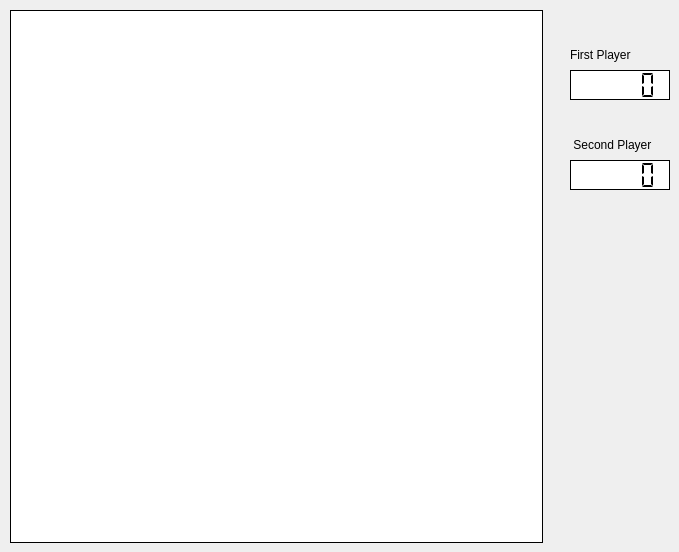
  <widget class="QWidget" name="centralWidget">
   <widget class="QLabel" name="firstPlayer">
    <property name="geometry">
     <rect>
      <x>570</x>
      <y>40</y>
      <width>100</width>
      <height>30</height>
     </rect>
    </property>
    <property name="frameShadow">
     <enum>QFrame::Plain</enum>
    </property>
    <property name="text">
     <string>First Player</string>
    </property>
   </widget>
   <widget class="QLabel" name="secondPlayer">
    <property name="geometry">
     <rect>
      <x>570</x>
      <y>130</y>
      <width>100</width>
      <height>30</height>
     </rect>
    </property>
    <property name="frameShadow">
     <enum>QFrame::Plain</enum>
    </property>
    <property name="text">
     <string> Second Player</string>
    </property>
   </widget>
   <widget class="QFrame" name="ballsFrame">
    <property name="geometry">
     <rect>
      <x>10</x>
      <y>10</y>
      <width>533</width>
      <height>533</height>
     </rect>
    </property>
    <property name="palette">
     <palette>
      <active>
       <colorrole role="WindowText">
        <brush brushstyle="SolidPattern">
         <color alpha="255">
          <red>0</red>
          <green>0</green>
          <blue>0</blue>
         </color>
        </brush>
       </colorrole>
       <colorrole role="Button">
        <brush brushstyle="SolidPattern">
         <color alpha="255">
          <red>255</red>
          <green>255</green>
          <blue>255</blue>
         </color>
        </brush>
       </colorrole>
       <colorrole role="Light">
        <brush brushstyle="SolidPattern">
         <color alpha="255">
          <red>255</red>
          <green>255</green>
          <blue>255</blue>
         </color>
        </brush>
       </colorrole>
       <colorrole role="Midlight">
        <brush brushstyle="SolidPattern">
         <color alpha="255">
          <red>255</red>
          <green>255</green>
          <blue>255</blue>
         </color>
        </brush>
       </colorrole>
       <colorrole role="Dark">
        <brush brushstyle="SolidPattern">
         <color alpha="255">
          <red>127</red>
          <green>127</green>
          <blue>127</blue>
         </color>
        </brush>
       </colorrole>
       <colorrole role="Mid">
        <brush brushstyle="SolidPattern">
         <color alpha="255">
          <red>170</red>
          <green>170</green>
          <blue>170</blue>
         </color>
        </brush>
       </colorrole>
       <colorrole role="Text">
        <brush brushstyle="SolidPattern">
         <color alpha="255">
          <red>0</red>
          <green>0</green>
          <blue>0</blue>
         </color>
        </brush>
       </colorrole>
       <colorrole role="BrightText">
        <brush brushstyle="SolidPattern">
         <color alpha="255">
          <red>255</red>
          <green>255</green>
          <blue>255</blue>
         </color>
        </brush>
       </colorrole>
       <colorrole role="ButtonText">
        <brush brushstyle="SolidPattern">
         <color alpha="255">
          <red>0</red>
          <green>0</green>
          <blue>0</blue>
         </color>
        </brush>
       </colorrole>
       <colorrole role="Base">
        <brush brushstyle="SolidPattern">
         <color alpha="255">
          <red>255</red>
          <green>255</green>
          <blue>255</blue>
         </color>
        </brush>
       </colorrole>
       <colorrole role="Window">
        <brush brushstyle="SolidPattern">
         <color alpha="255">
          <red>255</red>
          <green>255</green>
          <blue>255</blue>
         </color>
        </brush>
       </colorrole>
       <colorrole role="Shadow">
        <brush brushstyle="SolidPattern">
         <color alpha="255">
          <red>0</red>
          <green>0</green>
          <blue>0</blue>
         </color>
        </brush>
       </colorrole>
       <colorrole role="AlternateBase">
        <brush brushstyle="SolidPattern">
         <color alpha="255">
          <red>255</red>
          <green>255</green>
          <blue>255</blue>
         </color>
        </brush>
       </colorrole>
       <colorrole role="ToolTipBase">
        <brush brushstyle="SolidPattern">
         <color alpha="255">
          <red>255</red>
          <green>255</green>
          <blue>220</blue>
         </color>
        </brush>
       </colorrole>
       <colorrole role="ToolTipText">
        <brush brushstyle="SolidPattern">
         <color alpha="255">
          <red>0</red>
          <green>0</green>
          <blue>0</blue>
         </color>
        </brush>
       </colorrole>
      </active>
      <inactive>
       <colorrole role="WindowText">
        <brush brushstyle="SolidPattern">
         <color alpha="255">
          <red>0</red>
          <green>0</green>
          <blue>0</blue>
         </color>
        </brush>
       </colorrole>
       <colorrole role="Button">
        <brush brushstyle="SolidPattern">
         <color alpha="255">
          <red>255</red>
          <green>255</green>
          <blue>255</blue>
         </color>
        </brush>
       </colorrole>
       <colorrole role="Light">
        <brush brushstyle="SolidPattern">
         <color alpha="255">
          <red>255</red>
          <green>255</green>
          <blue>255</blue>
         </color>
        </brush>
       </colorrole>
       <colorrole role="Midlight">
        <brush brushstyle="SolidPattern">
         <color alpha="255">
          <red>255</red>
          <green>255</green>
          <blue>255</blue>
         </color>
        </brush>
       </colorrole>
       <colorrole role="Dark">
        <brush brushstyle="SolidPattern">
         <color alpha="255">
          <red>127</red>
          <green>127</green>
          <blue>127</blue>
         </color>
        </brush>
       </colorrole>
       <colorrole role="Mid">
        <brush brushstyle="SolidPattern">
         <color alpha="255">
          <red>170</red>
          <green>170</green>
          <blue>170</blue>
         </color>
        </brush>
       </colorrole>
       <colorrole role="Text">
        <brush brushstyle="SolidPattern">
         <color alpha="255">
          <red>0</red>
          <green>0</green>
          <blue>0</blue>
         </color>
        </brush>
       </colorrole>
       <colorrole role="BrightText">
        <brush brushstyle="SolidPattern">
         <color alpha="255">
          <red>255</red>
          <green>255</green>
          <blue>255</blue>
         </color>
        </brush>
       </colorrole>
       <colorrole role="ButtonText">
        <brush brushstyle="SolidPattern">
         <color alpha="255">
          <red>0</red>
          <green>0</green>
          <blue>0</blue>
         </color>
        </brush>
       </colorrole>
       <colorrole role="Base">
        <brush brushstyle="SolidPattern">
         <color alpha="255">
          <red>255</red>
          <green>255</green>
          <blue>255</blue>
         </color>
        </brush>
       </colorrole>
       <colorrole role="Window">
        <brush brushstyle="SolidPattern">
         <color alpha="255">
          <red>255</red>
          <green>255</green>
          <blue>255</blue>
         </color>
        </brush>
       </colorrole>
       <colorrole role="Shadow">
        <brush brushstyle="SolidPattern">
         <color alpha="255">
          <red>0</red>
          <green>0</green>
          <blue>0</blue>
         </color>
        </brush>
       </colorrole>
       <colorrole role="AlternateBase">
        <brush brushstyle="SolidPattern">
         <color alpha="255">
          <red>255</red>
          <green>255</green>
          <blue>255</blue>
         </color>
        </brush>
       </colorrole>
       <colorrole role="ToolTipBase">
        <brush brushstyle="SolidPattern">
         <color alpha="255">
          <red>255</red>
          <green>255</green>
          <blue>220</blue>
         </color>
        </brush>
       </colorrole>
       <colorrole role="ToolTipText">
        <brush brushstyle="SolidPattern">
         <color alpha="255">
          <red>0</red>
          <green>0</green>
          <blue>0</blue>
         </color>
        </brush>
       </colorrole>
      </inactive>
      <disabled>
       <colorrole role="WindowText">
        <brush brushstyle="SolidPattern">
         <color alpha="255">
          <red>127</red>
          <green>127</green>
          <blue>127</blue>
         </color>
        </brush>
       </colorrole>
       <colorrole role="Button">
        <brush brushstyle="SolidPattern">
         <color alpha="255">
          <red>255</red>
          <green>255</green>
          <blue>255</blue>
         </color>
        </brush>
       </colorrole>
       <colorrole role="Light">
        <brush brushstyle="SolidPattern">
         <color alpha="255">
          <red>255</red>
          <green>255</green>
          <blue>255</blue>
         </color>
        </brush>
       </colorrole>
       <colorrole role="Midlight">
        <brush brushstyle="SolidPattern">
         <color alpha="255">
          <red>255</red>
          <green>255</green>
          <blue>255</blue>
         </color>
        </brush>
       </colorrole>
       <colorrole role="Dark">
        <brush brushstyle="SolidPattern">
         <color alpha="255">
          <red>127</red>
          <green>127</green>
          <blue>127</blue>
         </color>
        </brush>
       </colorrole>
       <colorrole role="Mid">
        <brush brushstyle="SolidPattern">
         <color alpha="255">
          <red>170</red>
          <green>170</green>
          <blue>170</blue>
         </color>
        </brush>
       </colorrole>
       <colorrole role="Text">
        <brush brushstyle="SolidPattern">
         <color alpha="255">
          <red>127</red>
          <green>127</green>
          <blue>127</blue>
         </color>
        </brush>
       </colorrole>
       <colorrole role="BrightText">
        <brush brushstyle="SolidPattern">
         <color alpha="255">
          <red>255</red>
          <green>255</green>
          <blue>255</blue>
         </color>
        </brush>
       </colorrole>
       <colorrole role="ButtonText">
        <brush brushstyle="SolidPattern">
         <color alpha="255">
          <red>127</red>
          <green>127</green>
          <blue>127</blue>
         </color>
        </brush>
       </colorrole>
       <colorrole role="Base">
        <brush brushstyle="SolidPattern">
         <color alpha="255">
          <red>255</red>
          <green>255</green>
          <blue>255</blue>
         </color>
        </brush>
       </colorrole>
       <colorrole role="Window">
        <brush brushstyle="SolidPattern">
         <color alpha="255">
          <red>255</red>
          <green>255</green>
          <blue>255</blue>
         </color>
        </brush>
       </colorrole>
       <colorrole role="Shadow">
        <brush brushstyle="SolidPattern">
         <color alpha="255">
          <red>0</red>
          <green>0</green>
          <blue>0</blue>
         </color>
        </brush>
       </colorrole>
       <colorrole role="AlternateBase">
        <brush brushstyle="SolidPattern">
         <color alpha="255">
          <red>255</red>
          <green>255</green>
          <blue>255</blue>
         </color>
        </brush>
       </colorrole>
       <colorrole role="ToolTipBase">
        <brush brushstyle="SolidPattern">
         <color alpha="255">
          <red>255</red>
          <green>255</green>
          <blue>220</blue>
         </color>
        </brush>
       </colorrole>
       <colorrole role="ToolTipText">
        <brush brushstyle="SolidPattern">
         <color alpha="255">
          <red>0</red>
          <green>0</green>
          <blue>0</blue>
         </color>
        </brush>
       </colorrole>
      </disabled>
     </palette>
    </property>
    <property name="autoFillBackground">
     <bool>true</bool>
    </property>
    <property name="frameShape">
     <enum>QFrame::Panel</enum>
    </property>
    <property name="frameShadow">
     <enum>QFrame::Plain</enum>
    </property>
   </widget>
   <widget class="QFrame" name="firstScoreFrame">
    <property name="geometry">
     <rect>
      <x>570</x>
      <y>70</y>
      <width>100</width>
      <height>30</height>
     </rect>
    </property>
    <property name="palette">
     <palette>
      <active>
       <colorrole role="WindowText">
        <brush brushstyle="SolidPattern">
         <color alpha="255">
          <red>0</red>
          <green>0</green>
          <blue>0</blue>
         </color>
        </brush>
       </colorrole>
       <colorrole role="Button">
        <brush brushstyle="SolidPattern">
         <color alpha="255">
          <red>255</red>
          <green>255</green>
          <blue>255</blue>
         </color>
        </brush>
       </colorrole>
       <colorrole role="Light">
        <brush brushstyle="SolidPattern">
         <color alpha="255">
          <red>255</red>
          <green>255</green>
          <blue>255</blue>
         </color>
        </brush>
       </colorrole>
       <colorrole role="Midlight">
        <brush brushstyle="SolidPattern">
         <color alpha="255">
          <red>255</red>
          <green>255</green>
          <blue>255</blue>
         </color>
        </brush>
       </colorrole>
       <colorrole role="Dark">
        <brush brushstyle="SolidPattern">
         <color alpha="255">
          <red>127</red>
          <green>127</green>
          <blue>127</blue>
         </color>
        </brush>
       </colorrole>
       <colorrole role="Mid">
        <brush brushstyle="SolidPattern">
         <color alpha="255">
          <red>170</red>
          <green>170</green>
          <blue>170</blue>
         </color>
        </brush>
       </colorrole>
       <colorrole role="Text">
        <brush brushstyle="SolidPattern">
         <color alpha="255">
          <red>0</red>
          <green>0</green>
          <blue>0</blue>
         </color>
        </brush>
       </colorrole>
       <colorrole role="BrightText">
        <brush brushstyle="SolidPattern">
         <color alpha="255">
          <red>255</red>
          <green>255</green>
          <blue>255</blue>
         </color>
        </brush>
       </colorrole>
       <colorrole role="ButtonText">
        <brush brushstyle="SolidPattern">
         <color alpha="255">
          <red>0</red>
          <green>0</green>
          <blue>0</blue>
         </color>
        </brush>
       </colorrole>
       <colorrole role="Base">
        <brush brushstyle="SolidPattern">
         <color alpha="255">
          <red>255</red>
          <green>255</green>
          <blue>255</blue>
         </color>
        </brush>
       </colorrole>
       <colorrole role="Window">
        <brush brushstyle="SolidPattern">
         <color alpha="255">
          <red>255</red>
          <green>255</green>
          <blue>255</blue>
         </color>
        </brush>
       </colorrole>
       <colorrole role="Shadow">
        <brush brushstyle="SolidPattern">
         <color alpha="255">
          <red>0</red>
          <green>0</green>
          <blue>0</blue>
         </color>
        </brush>
       </colorrole>
       <colorrole role="AlternateBase">
        <brush brushstyle="SolidPattern">
         <color alpha="255">
          <red>255</red>
          <green>255</green>
          <blue>255</blue>
         </color>
        </brush>
       </colorrole>
       <colorrole role="ToolTipBase">
        <brush brushstyle="SolidPattern">
         <color alpha="255">
          <red>255</red>
          <green>255</green>
          <blue>220</blue>
         </color>
        </brush>
       </colorrole>
       <colorrole role="ToolTipText">
        <brush brushstyle="SolidPattern">
         <color alpha="255">
          <red>0</red>
          <green>0</green>
          <blue>0</blue>
         </color>
        </brush>
       </colorrole>
      </active>
      <inactive>
       <colorrole role="WindowText">
        <brush brushstyle="SolidPattern">
         <color alpha="255">
          <red>0</red>
          <green>0</green>
          <blue>0</blue>
         </color>
        </brush>
       </colorrole>
       <colorrole role="Button">
        <brush brushstyle="SolidPattern">
         <color alpha="255">
          <red>255</red>
          <green>255</green>
          <blue>255</blue>
         </color>
        </brush>
       </colorrole>
       <colorrole role="Light">
        <brush brushstyle="SolidPattern">
         <color alpha="255">
          <red>255</red>
          <green>255</green>
          <blue>255</blue>
         </color>
        </brush>
       </colorrole>
       <colorrole role="Midlight">
        <brush brushstyle="SolidPattern">
         <color alpha="255">
          <red>255</red>
          <green>255</green>
          <blue>255</blue>
         </color>
        </brush>
       </colorrole>
       <colorrole role="Dark">
        <brush brushstyle="SolidPattern">
         <color alpha="255">
          <red>127</red>
          <green>127</green>
          <blue>127</blue>
         </color>
        </brush>
       </colorrole>
       <colorrole role="Mid">
        <brush brushstyle="SolidPattern">
         <color alpha="255">
          <red>170</red>
          <green>170</green>
          <blue>170</blue>
         </color>
        </brush>
       </colorrole>
       <colorrole role="Text">
        <brush brushstyle="SolidPattern">
         <color alpha="255">
          <red>0</red>
          <green>0</green>
          <blue>0</blue>
         </color>
        </brush>
       </colorrole>
       <colorrole role="BrightText">
        <brush brushstyle="SolidPattern">
         <color alpha="255">
          <red>255</red>
          <green>255</green>
          <blue>255</blue>
         </color>
        </brush>
       </colorrole>
       <colorrole role="ButtonText">
        <brush brushstyle="SolidPattern">
         <color alpha="255">
          <red>0</red>
          <green>0</green>
          <blue>0</blue>
         </color>
        </brush>
       </colorrole>
       <colorrole role="Base">
        <brush brushstyle="SolidPattern">
         <color alpha="255">
          <red>255</red>
          <green>255</green>
          <blue>255</blue>
         </color>
        </brush>
       </colorrole>
       <colorrole role="Window">
        <brush brushstyle="SolidPattern">
         <color alpha="255">
          <red>255</red>
          <green>255</green>
          <blue>255</blue>
         </color>
        </brush>
       </colorrole>
       <colorrole role="Shadow">
        <brush brushstyle="SolidPattern">
         <color alpha="255">
          <red>0</red>
          <green>0</green>
          <blue>0</blue>
         </color>
        </brush>
       </colorrole>
       <colorrole role="AlternateBase">
        <brush brushstyle="SolidPattern">
         <color alpha="255">
          <red>255</red>
          <green>255</green>
          <blue>255</blue>
         </color>
        </brush>
       </colorrole>
       <colorrole role="ToolTipBase">
        <brush brushstyle="SolidPattern">
         <color alpha="255">
          <red>255</red>
          <green>255</green>
          <blue>220</blue>
         </color>
        </brush>
       </colorrole>
       <colorrole role="ToolTipText">
        <brush brushstyle="SolidPattern">
         <color alpha="255">
          <red>0</red>
          <green>0</green>
          <blue>0</blue>
         </color>
        </brush>
       </colorrole>
      </inactive>
      <disabled>
       <colorrole role="WindowText">
        <brush brushstyle="SolidPattern">
         <color alpha="255">
          <red>127</red>
          <green>127</green>
          <blue>127</blue>
         </color>
        </brush>
       </colorrole>
       <colorrole role="Button">
        <brush brushstyle="SolidPattern">
         <color alpha="255">
          <red>255</red>
          <green>255</green>
          <blue>255</blue>
         </color>
        </brush>
       </colorrole>
       <colorrole role="Light">
        <brush brushstyle="SolidPattern">
         <color alpha="255">
          <red>255</red>
          <green>255</green>
          <blue>255</blue>
         </color>
        </brush>
       </colorrole>
       <colorrole role="Midlight">
        <brush brushstyle="SolidPattern">
         <color alpha="255">
          <red>255</red>
          <green>255</green>
          <blue>255</blue>
         </color>
        </brush>
       </colorrole>
       <colorrole role="Dark">
        <brush brushstyle="SolidPattern">
         <color alpha="255">
          <red>127</red>
          <green>127</green>
          <blue>127</blue>
         </color>
        </brush>
       </colorrole>
       <colorrole role="Mid">
        <brush brushstyle="SolidPattern">
         <color alpha="255">
          <red>170</red>
          <green>170</green>
          <blue>170</blue>
         </color>
        </brush>
       </colorrole>
       <colorrole role="Text">
        <brush brushstyle="SolidPattern">
         <color alpha="255">
          <red>127</red>
          <green>127</green>
          <blue>127</blue>
         </color>
        </brush>
       </colorrole>
       <colorrole role="BrightText">
        <brush brushstyle="SolidPattern">
         <color alpha="255">
          <red>255</red>
          <green>255</green>
          <blue>255</blue>
         </color>
        </brush>
       </colorrole>
       <colorrole role="ButtonText">
        <brush brushstyle="SolidPattern">
         <color alpha="255">
          <red>127</red>
          <green>127</green>
          <blue>127</blue>
         </color>
        </brush>
       </colorrole>
       <colorrole role="Base">
        <brush brushstyle="SolidPattern">
         <color alpha="255">
          <red>255</red>
          <green>255</green>
          <blue>255</blue>
         </color>
        </brush>
       </colorrole>
       <colorrole role="Window">
        <brush brushstyle="SolidPattern">
         <color alpha="255">
          <red>255</red>
          <green>255</green>
          <blue>255</blue>
         </color>
        </brush>
       </colorrole>
       <colorrole role="Shadow">
        <brush brushstyle="SolidPattern">
         <color alpha="255">
          <red>0</red>
          <green>0</green>
          <blue>0</blue>
         </color>
        </brush>
       </colorrole>
       <colorrole role="AlternateBase">
        <brush brushstyle="SolidPattern">
         <color alpha="255">
          <red>255</red>
          <green>255</green>
          <blue>255</blue>
         </color>
        </brush>
       </colorrole>
       <colorrole role="ToolTipBase">
        <brush brushstyle="SolidPattern">
         <color alpha="255">
          <red>255</red>
          <green>255</green>
          <blue>220</blue>
         </color>
        </brush>
       </colorrole>
       <colorrole role="ToolTipText">
        <brush brushstyle="SolidPattern">
         <color alpha="255">
          <red>0</red>
          <green>0</green>
          <blue>0</blue>
         </color>
        </brush>
       </colorrole>
      </disabled>
     </palette>
    </property>
    <property name="autoFillBackground">
     <bool>true</bool>
    </property>
    <property name="frameShape">
     <enum>QFrame::NoFrame</enum>
    </property>
    <property name="frameShadow">
     <enum>QFrame::Plain</enum>
    </property>
    <widget class="QLCDNumber" name="firstScore">
     <property name="geometry">
      <rect>
       <x>0</x>
       <y>0</y>
       <width>100</width>
       <height>30</height>
      </rect>
     </property>
     <property name="frameShadow">
      <enum>QFrame::Plain</enum>
     </property>
     <property name="segmentStyle">
      <enum>QLCDNumber::Flat</enum>
     </property>
    </widget>
   </widget>
   <widget class="QFrame" name="secondScoreFrame">
    <property name="geometry">
     <rect>
      <x>570</x>
      <y>160</y>
      <width>100</width>
      <height>30</height>
     </rect>
    </property>
    <property name="palette">
     <palette>
      <active>
       <colorrole role="WindowText">
        <brush brushstyle="SolidPattern">
         <color alpha="255">
          <red>0</red>
          <green>0</green>
          <blue>0</blue>
         </color>
        </brush>
       </colorrole>
       <colorrole role="Button">
        <brush brushstyle="SolidPattern">
         <color alpha="255">
          <red>255</red>
          <green>255</green>
          <blue>255</blue>
         </color>
        </brush>
       </colorrole>
       <colorrole role="Light">
        <brush brushstyle="SolidPattern">
         <color alpha="255">
          <red>255</red>
          <green>255</green>
          <blue>255</blue>
         </color>
        </brush>
       </colorrole>
       <colorrole role="Midlight">
        <brush brushstyle="SolidPattern">
         <color alpha="255">
          <red>255</red>
          <green>255</green>
          <blue>255</blue>
         </color>
        </brush>
       </colorrole>
       <colorrole role="Dark">
        <brush brushstyle="SolidPattern">
         <color alpha="255">
          <red>127</red>
          <green>127</green>
          <blue>127</blue>
         </color>
        </brush>
       </colorrole>
       <colorrole role="Mid">
        <brush brushstyle="SolidPattern">
         <color alpha="255">
          <red>170</red>
          <green>170</green>
          <blue>170</blue>
         </color>
        </brush>
       </colorrole>
       <colorrole role="Text">
        <brush brushstyle="SolidPattern">
         <color alpha="255">
          <red>0</red>
          <green>0</green>
          <blue>0</blue>
         </color>
        </brush>
       </colorrole>
       <colorrole role="BrightText">
        <brush brushstyle="SolidPattern">
         <color alpha="255">
          <red>255</red>
          <green>255</green>
          <blue>255</blue>
         </color>
        </brush>
       </colorrole>
       <colorrole role="ButtonText">
        <brush brushstyle="SolidPattern">
         <color alpha="255">
          <red>0</red>
          <green>0</green>
          <blue>0</blue>
         </color>
        </brush>
       </colorrole>
       <colorrole role="Base">
        <brush brushstyle="SolidPattern">
         <color alpha="255">
          <red>255</red>
          <green>255</green>
          <blue>255</blue>
         </color>
        </brush>
       </colorrole>
       <colorrole role="Window">
        <brush brushstyle="SolidPattern">
         <color alpha="255">
          <red>255</red>
          <green>255</green>
          <blue>255</blue>
         </color>
        </brush>
       </colorrole>
       <colorrole role="Shadow">
        <brush brushstyle="SolidPattern">
         <color alpha="255">
          <red>0</red>
          <green>0</green>
          <blue>0</blue>
         </color>
        </brush>
       </colorrole>
       <colorrole role="AlternateBase">
        <brush brushstyle="SolidPattern">
         <color alpha="255">
          <red>255</red>
          <green>255</green>
          <blue>255</blue>
         </color>
        </brush>
       </colorrole>
       <colorrole role="ToolTipBase">
        <brush brushstyle="SolidPattern">
         <color alpha="255">
          <red>255</red>
          <green>255</green>
          <blue>220</blue>
         </color>
        </brush>
       </colorrole>
       <colorrole role="ToolTipText">
        <brush brushstyle="SolidPattern">
         <color alpha="255">
          <red>0</red>
          <green>0</green>
          <blue>0</blue>
         </color>
        </brush>
       </colorrole>
      </active>
      <inactive>
       <colorrole role="WindowText">
        <brush brushstyle="SolidPattern">
         <color alpha="255">
          <red>0</red>
          <green>0</green>
          <blue>0</blue>
         </color>
        </brush>
       </colorrole>
       <colorrole role="Button">
        <brush brushstyle="SolidPattern">
         <color alpha="255">
          <red>255</red>
          <green>255</green>
          <blue>255</blue>
         </color>
        </brush>
       </colorrole>
       <colorrole role="Light">
        <brush brushstyle="SolidPattern">
         <color alpha="255">
          <red>255</red>
          <green>255</green>
          <blue>255</blue>
         </color>
        </brush>
       </colorrole>
       <colorrole role="Midlight">
        <brush brushstyle="SolidPattern">
         <color alpha="255">
          <red>255</red>
          <green>255</green>
          <blue>255</blue>
         </color>
        </brush>
       </colorrole>
       <colorrole role="Dark">
        <brush brushstyle="SolidPattern">
         <color alpha="255">
          <red>127</red>
          <green>127</green>
          <blue>127</blue>
         </color>
        </brush>
       </colorrole>
       <colorrole role="Mid">
        <brush brushstyle="SolidPattern">
         <color alpha="255">
          <red>170</red>
          <green>170</green>
          <blue>170</blue>
         </color>
        </brush>
       </colorrole>
       <colorrole role="Text">
        <brush brushstyle="SolidPattern">
         <color alpha="255">
          <red>0</red>
          <green>0</green>
          <blue>0</blue>
         </color>
        </brush>
       </colorrole>
       <colorrole role="BrightText">
        <brush brushstyle="SolidPattern">
         <color alpha="255">
          <red>255</red>
          <green>255</green>
          <blue>255</blue>
         </color>
        </brush>
       </colorrole>
       <colorrole role="ButtonText">
        <brush brushstyle="SolidPattern">
         <color alpha="255">
          <red>0</red>
          <green>0</green>
          <blue>0</blue>
         </color>
        </brush>
       </colorrole>
       <colorrole role="Base">
        <brush brushstyle="SolidPattern">
         <color alpha="255">
          <red>255</red>
          <green>255</green>
          <blue>255</blue>
         </color>
        </brush>
       </colorrole>
       <colorrole role="Window">
        <brush brushstyle="SolidPattern">
         <color alpha="255">
          <red>255</red>
          <green>255</green>
          <blue>255</blue>
         </color>
        </brush>
       </colorrole>
       <colorrole role="Shadow">
        <brush brushstyle="SolidPattern">
         <color alpha="255">
          <red>0</red>
          <green>0</green>
          <blue>0</blue>
         </color>
        </brush>
       </colorrole>
       <colorrole role="AlternateBase">
        <brush brushstyle="SolidPattern">
         <color alpha="255">
          <red>255</red>
          <green>255</green>
          <blue>255</blue>
         </color>
        </brush>
       </colorrole>
       <colorrole role="ToolTipBase">
        <brush brushstyle="SolidPattern">
         <color alpha="255">
          <red>255</red>
          <green>255</green>
          <blue>220</blue>
         </color>
        </brush>
       </colorrole>
       <colorrole role="ToolTipText">
        <brush brushstyle="SolidPattern">
         <color alpha="255">
          <red>0</red>
          <green>0</green>
          <blue>0</blue>
         </color>
        </brush>
       </colorrole>
      </inactive>
      <disabled>
       <colorrole role="WindowText">
        <brush brushstyle="SolidPattern">
         <color alpha="255">
          <red>127</red>
          <green>127</green>
          <blue>127</blue>
         </color>
        </brush>
       </colorrole>
       <colorrole role="Button">
        <brush brushstyle="SolidPattern">
         <color alpha="255">
          <red>255</red>
          <green>255</green>
          <blue>255</blue>
         </color>
        </brush>
       </colorrole>
       <colorrole role="Light">
        <brush brushstyle="SolidPattern">
         <color alpha="255">
          <red>255</red>
          <green>255</green>
          <blue>255</blue>
         </color>
        </brush>
       </colorrole>
       <colorrole role="Midlight">
        <brush brushstyle="SolidPattern">
         <color alpha="255">
          <red>255</red>
          <green>255</green>
          <blue>255</blue>
         </color>
        </brush>
       </colorrole>
       <colorrole role="Dark">
        <brush brushstyle="SolidPattern">
         <color alpha="255">
          <red>127</red>
          <green>127</green>
          <blue>127</blue>
         </color>
        </brush>
       </colorrole>
       <colorrole role="Mid">
        <brush brushstyle="SolidPattern">
         <color alpha="255">
          <red>170</red>
          <green>170</green>
          <blue>170</blue>
         </color>
        </brush>
       </colorrole>
       <colorrole role="Text">
        <brush brushstyle="SolidPattern">
         <color alpha="255">
          <red>127</red>
          <green>127</green>
          <blue>127</blue>
         </color>
        </brush>
       </colorrole>
       <colorrole role="BrightText">
        <brush brushstyle="SolidPattern">
         <color alpha="255">
          <red>255</red>
          <green>255</green>
          <blue>255</blue>
         </color>
        </brush>
       </colorrole>
       <colorrole role="ButtonText">
        <brush brushstyle="SolidPattern">
         <color alpha="255">
          <red>127</red>
          <green>127</green>
          <blue>127</blue>
         </color>
        </brush>
       </colorrole>
       <colorrole role="Base">
        <brush brushstyle="SolidPattern">
         <color alpha="255">
          <red>255</red>
          <green>255</green>
          <blue>255</blue>
         </color>
        </brush>
       </colorrole>
       <colorrole role="Window">
        <brush brushstyle="SolidPattern">
         <color alpha="255">
          <red>255</red>
          <green>255</green>
          <blue>255</blue>
         </color>
        </brush>
       </colorrole>
       <colorrole role="Shadow">
        <brush brushstyle="SolidPattern">
         <color alpha="255">
          <red>0</red>
          <green>0</green>
          <blue>0</blue>
         </color>
        </brush>
       </colorrole>
       <colorrole role="AlternateBase">
        <brush brushstyle="SolidPattern">
         <color alpha="255">
          <red>255</red>
          <green>255</green>
          <blue>255</blue>
         </color>
        </brush>
       </colorrole>
       <colorrole role="ToolTipBase">
        <brush brushstyle="SolidPattern">
         <color alpha="255">
          <red>255</red>
          <green>255</green>
          <blue>220</blue>
         </color>
        </brush>
       </colorrole>
       <colorrole role="ToolTipText">
        <brush brushstyle="SolidPattern">
         <color alpha="255">
          <red>0</red>
          <green>0</green>
          <blue>0</blue>
         </color>
        </brush>
       </colorrole>
      </disabled>
     </palette>
    </property>
    <property name="autoFillBackground">
     <bool>true</bool>
    </property>
    <property name="frameShape">
     <enum>QFrame::NoFrame</enum>
    </property>
    <property name="frameShadow">
     <enum>QFrame::Plain</enum>
    </property>
    <widget class="QLCDNumber" name="secondScore">
     <property name="geometry">
      <rect>
       <x>0</x>
       <y>0</y>
       <width>100</width>
       <height>30</height>
      </rect>
     </property>
     <property name="frameShadow">
      <enum>QFrame::Plain</enum>
     </property>
     <property name="segmentStyle">
      <enum>QLCDNumber::Flat</enum>
     </property>
    </widget>
   </widget>
  </widget>
